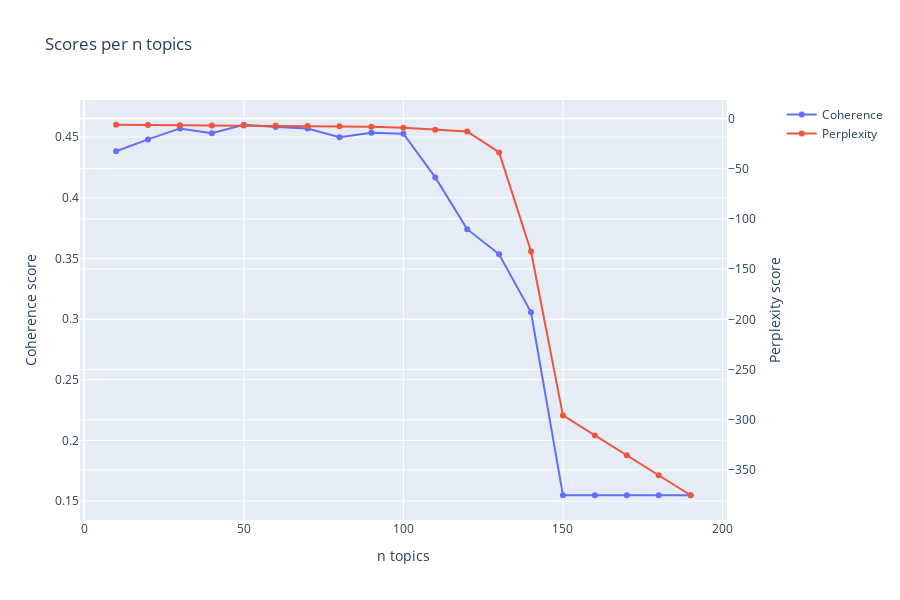

Notebook cell for this chart:
### Markdown cell above
* We test various N topics in order to calculate the coherence and perplexity scores:

### Code cell
topics_range = list(range(10, 200, 10))
coherence_scores = list()
perplexity_scores = list()
lda_models = list()

for n_topics in topics_range:

    lda_model = LdaMulticore(
        corpus=corpus,
        id2word=dictionary,
        num_topics=n_topics,
        random_state=42,
        passes=10,
        workers=24)
    lda_models.append(lda_model)

    perplexity_scores.append(lda_model.log_perplexity(corpus))

    coherence_model = CoherenceModel(
        model=lda_model, 
        texts=texts,
        dictionary=dictionary,
        coherence='c_v')
    coherence_scores.append(coherence_model.get_coherence())

fig = make_subplots(specs=[[{"secondary_y": True}]])
fig.add_trace(
    go.Scatter(x=topics_range, y=coherence_scores, name='Coherence'),
    secondary_y=False)
fig.add_trace(
    go.Scatter(x=topics_range, y=perplexity_scores, name='Perplexity'),
    secondary_y=True)
fig.update_layout(title_text=f"Scores per n topics")
fig.update_xaxes(title_text='n topics')
fig.update_yaxes(title_text="Coherence score", secondary_y=False)
fig.update_yaxes(title_text="Perplexity score", secondary_y=True)
fig.update_layout(height=600)
fig.show()

### Figure 1 — Plotly figure (JSON) as saved in the notebook; plotly's stock layout.template omitted (floating-point values rounded to 4 significant figures)
{"data": [{"name": "Coherence", "type": "scatter", "x": [10, 20, 30, 40, 50, 60, 70, 80, 90, 100, 110, 120, 130, 140, 150, 160, 170, 180, 190], "xaxis": "x", "y": [0.4383, 0.4482, 0.4572, 0.4531, 0.4602, 0.4583, 0.4572, 0.45, 0.4536, 0.4528, 0.4168, 0.3741, 0.3534, 0.3057, 0.1548, 0.1548, 0.1548, 0.1548, 0.1548], "yaxis": "y"}, {"name": "Perplexity", "type": "scatter", "x": [10, 20, 30, 40, 50, 60, 70, 80, 90, 100, 110, 120, 130, 140, 150, 160, 170, 180, 190], "xaxis": "x", "y": [-6.251, -6.515, -6.704, -6.882, -7.097, -7.327, -7.567, -7.864, -8.34, -9.284, -11.22, -12.86, -33.77, -132.4, -295.7, -315.5, -335.4, -355.2, -375.1], "yaxis": "y2"}], "layout": {"height": 600, "title": {"text": "Scores per n topics"}, "xaxis": {"anchor": "y", "domain": [0, 0.94], "title": {"text": "n topics"}}, "yaxis": {"anchor": "x", "domain": [0, 1], "title": {"text": "Coherence score"}}, "yaxis2": {"anchor": "x", "overlaying": "y", "side": "right", "title": {"text": "Perplexity score"}}}}
